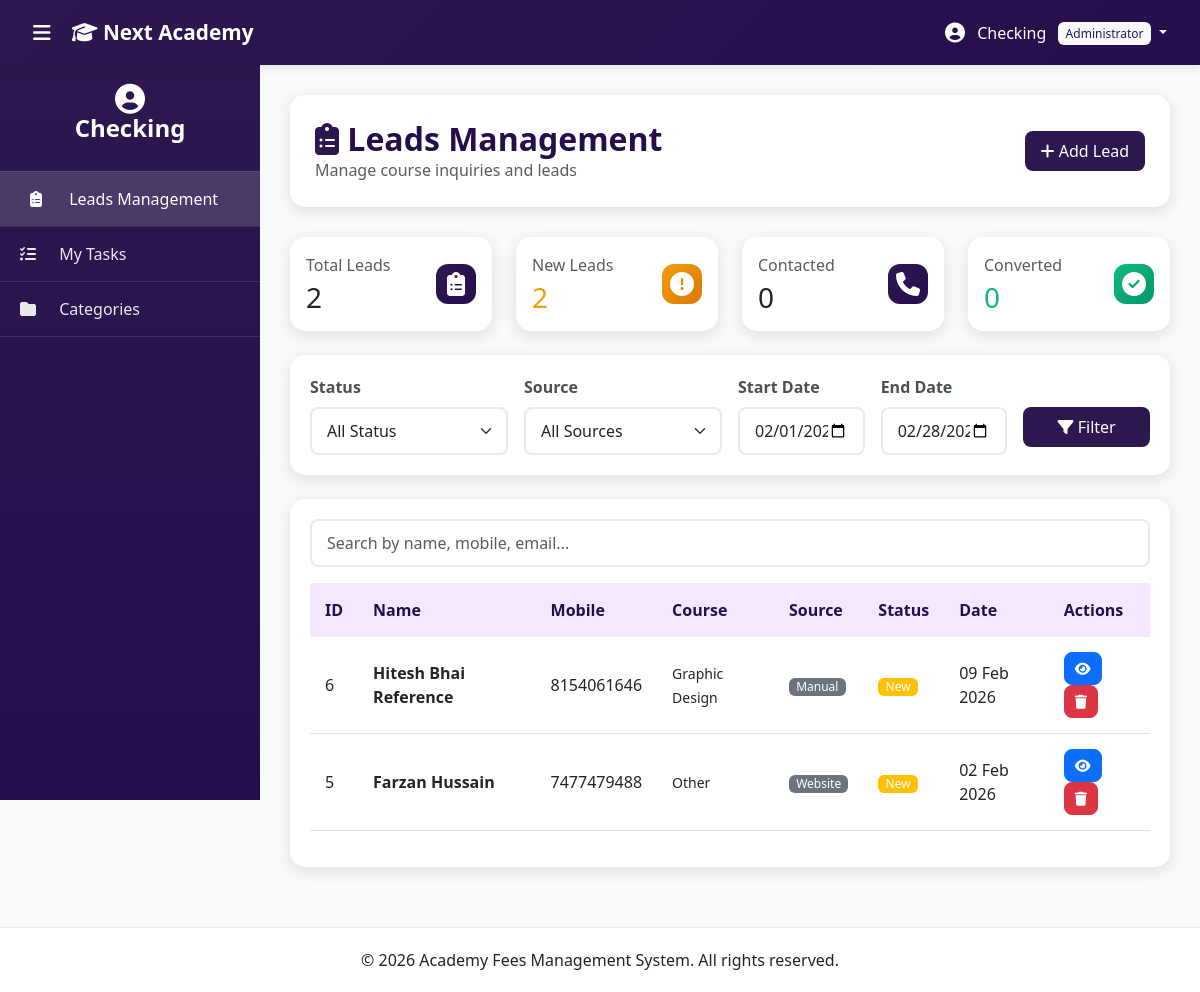
The page /admin/inquiries.php (signed in) on the database its author committed.
### tables this page shows
CREATE TABLE `inquiries` (
  `id` int(11) NOT NULL,
  `name` varchar(100) NOT NULL,
  `mobile` varchar(15) NOT NULL,
  `email` varchar(100) DEFAULT NULL,
  `course_interested` varchar(100) DEFAULT NULL,
  `message` text DEFAULT NULL,
  `source` enum('website','manual','phone','walkin','referral') DEFAULT 'website',
  `status` enum('new','contacted','followup','converted','closed') DEFAULT 'new',
  `assigned_to` int(11) DEFAULT NULL,
  `created_by` int(11) DEFAULT NULL,
  `created_at` timestamp NULL DEFAULT current_timestamp(),
  `updated_at` timestamp NULL DEFAULT current_timestamp() ON UPDATE current_timestamp()
);

### admin/inquiries.php (the view, shortened to what this page needs)
<?php
require_once './config/database.php';
$where = "1=1";
$inquiries = $conn->query("
    SELECT i.*, a.full_name as created_by_name
    FROM inquiries i
    LEFT JOIN admins a ON i.created_by = a.id
    WHERE $where
    ORDER BY i.created_at DESC
");
$stats = [];
$stats['total'] = $conn->query("SELECT COUNT(*) as count FROM inquiries")->fetch_assoc()['count'];
$stats['new'] = $conn->query("SELECT COUNT(*) as count FROM inquiries WHERE status = 'new'")->fetch_assoc()['count'];
$stats['contacted'] = $conn->query("SELECT COUNT(*) as count FROM inquiries WHERE status = 'contacted'")->fetch_assoc()['count'];
$stats['converted'] = $conn->query("SELECT COUNT(*) as count FROM inquiries WHERE status = 'converted'")->fetch_assoc()['count'];
include 'includes/header.php';
?>
<div class="page-header d-flex justify-content-between align-items-center">
    <div>
        <h2><i class="fas fa-clipboard-list text-purple"></i> Leads Management</h2>
        <p class="text-muted mb-0">Manage course inquiries and leads</p>
    </div>
    <button class="btn btn-purple" data-bs-toggle="modal" data-bs-target="#addInquiryModal">
        <i class="fas fa-plus"></i> Add Lead
    </button>
</div>
<div class="row g-4 mb-4">
    <div class="col-lg-3 col-md-6">
        <div class="card dashboard-card">
            <div class="card-body">
                <div class="d-flex justify-content-between align-items-center">
                    <div>
                        <p class="text-muted mb-1">Total Leads</p>
                        <h3 class="mb-0"><?php echo $stats['total']; ?></h3>
                    </div>
                    <div class="card-icon icon-purple">
                        <i class="fas fa-clipboard-list"></i>
                    </div>
                </div>
            </div>
        </div>
    </div>
    <div class="col-lg-3 col-md-6">
        <div class="card dashboard-card">
            <div class="card-body">
                <div class="d-flex justify-content-between align-items-center">
                    <div>
                        <p class="text-muted mb-1">New Leads</p>
                        <h3 class="mb-0 text-warning"><?php echo $stats['new']; ?></h3>
                    </div>
                    <div class="card-icon icon-warning">
                        <i class="fas fa-exclamation-circle"></i>
                    </div>
                </div>
            </div>
        </div>
    </div>
    <div class="col-lg-3 col-md-6">
        <div class="card dashboard-card">
            <div class="card-body">
                <div class="d-flex justify-content-between align-items-center">
                    <div>
                        <p class="text-muted mb-1">Contacted</p>
                        <h3 class="mb-0"><?php echo $stats['contacted']; ?></h3>
                    </div>
                    <div class="card-icon icon-purple">
                        <i class="fas fa-phone"></i>
                    </div>
                </div>
            </div>
        </div>
    </div>
    <div class="col-lg-3 col-md-6">
        <div class="card dashboard-card">
            <div class="card-body">
                <div class="d-flex justify-content-between align-items-center">
                    <div>
                        <p class="text-muted mb-1">Converted</p>
                        <h3 class="mb-0 text-success"><?php echo $stats['converted']; ?></h3>
                    </div>
                    <div class="card-icon icon-success">
                        <i class="fas fa-check-circle"></i>
                    </div>
                </div>
            </div>
        </div>
    </div>
</div>
<div class="table-card mb-4">
    <form method="GET" class="row g-3">
        <div class="col-md-3">
            <label class="form-label">Status</label>
            <select class="form-select" name="status">
                <option value="">All Status</option>
            </select>
        </div>
        <div class="col-md-3">
            <label class="form-label">Source</label>
            <select class="form-select" name="source">
                <option value="">All Sources</option>
            </select>
        </div>
        <div class="col-md-2">
            <label class="form-label">Start Date</label>
            <input type="date" class="form-control" name="start_date" value="<?php echo $start_date; ?>">
        </div>
        <div class="col-md-2">
            <label class="form-label">End Date</label>
            <input type="date" class="form-control" name="end_date" value="<?php echo $end_date; ?>">
        </div>
        <div class="col-md-2">
            <label class="form-label">&nbsp;</label>
            <button type="submit" class="btn btn-purple w-100"><i class="fas fa-filter"></i> Filter</button>
        </div>
    </form>
</div>
<div class="table-card">
    <div class="mb-3">
        <input type="text" class="form-control" id="searchInquiry" placeholder="Search by name, mobile, email...">
    </div>
    <div class="table-responsive">
        <table class="table table-hover" id="inquiriesTable">
            <thead>
                <tr>
                    <th>ID</th>
                    <th>Name</th>
                    <th>Mobile</th>
                    <th>Course</th>
                    <th>Source</th>
                    <th>Status</th>
                    <th>Date</th>
                    <th>Actions</th>
                </tr>
            </thead>
            <tbody>
                <?php
                $inquiries->data_seek(0);
                while ($inquiry = $inquiries->fetch_assoc()):
                    $status_class = 'secondary';
                    if ($inquiry['status'] === 'new') $status_class = 'warning';
                    $is_converted = $conn->query("SELECT id FROM students WHERE inquiry_id = {$inquiry['id']}")->num_rows > 0;
                ?>
                <tr onclick="window.location.href='inquiry_details.php?id=<?php echo $inquiry['id']; ?>'" style="cursor: pointer;">
                    <td><?php echo $inquiry['id']; ?></td>
                    <td><strong><?php echo htmlspecialchars($inquiry['name']); ?></strong></td>
                    <td><?php echo htmlspecialchars($inquiry['mobile']); ?></td>
                    <td><small><?php echo htmlspecialchars($inquiry['course_interested']); ?></small></td>
                    <td><span class="badge bg-secondary"><?php echo ucfirst($inquiry['source']); ?></span></td>
                    <td><span class="badge bg-<?php echo $status_class; ?>"><?php echo ucfirst($inquiry['status']); ?></span></td>
                    <td><?php echo date('d M Y', strtotime($inquiry['created_at'])); ?></td>
                    <td>
                        <a onclick="event.stopPropagation();" href="inquiry_details.php?id=<?php echo $inquiry['id']; ?>" class="btn btn-sm btn-primary">
                            <i class="fas fa-eye"></i>
                        </a>
                        <?php if (!$is_converted): ?>
                        <a onclick="event.stopPropagation();" href="?delete=<?php echo $inquiry['id']; ?>" class="btn btn-sm btn-danger" onclick="return confirm('Delete this inquiry?')">
                            <i class="fas fa-trash"></i>
                        </a>
                        <?php else: ?>
                        <button onclick="event.stopPropagation();" class="btn btn-sm btn-secondary" disabled title="Cannot delete converted inquiry">
                            <i class="fas fa-lock"></i>
                        </button>
                        <?php endif; ?>
                    </td>
                </tr>
                <?php endwhile; ?>
            </tbody>
        </table>
    </div>
</div>
<?php include 'includes/footer.php'; ?>

### admin/assets/css/style.css (style rules this page uses)
:root { --purple-primary: #2c184f; --purple-dark: #260e4c; --purple-light: #8e73e0; --purple-lighter: #d6b8f5; --purple-extra-light: #f3e8ff; --sidebar-width: 260px; --navbar-height: 65px; }
* { margin: 0; padding: 0; box-sizing: border-box; }
body { font-family: 'Segoe UI', Tahoma, Geneva, Verdana, sans-serif; background: #f8f9fa; overflow-x: hidden; }
.text-purple { color: var(--purple-primary) !important; }
.btn-purple { background: var(--purple-primary); color: white; border: none; }
.dashboard-card { border-radius: 15px; border: none; box-shadow: 0 4px 15px rgba(0, 0, 0, 0.1); transition: transform 0.3s, box-shadow 0.3s; overflow: hidden; }
.card-icon { width: 40px; height: 40px; border-radius: 12px; display: flex; align-items: center; justify-content: center; font-size: 24px; color: white; }
.icon-purple { background: linear-gradient(135deg, var(--purple-primary), var(--purple-dark)); }
.icon-success { background: linear-gradient(135deg, #10b981, #059669); }
.icon-warning { background: linear-gradient(135deg, #f59e0b, #d97706); }
.table-card { background: white; border-radius: 15px; padding: 20px; box-shadow: 0 4px 15px rgba(0, 0, 0, 0.1); }
.table thead th { background: var(--purple-extra-light); color: var(--purple-dark); font-weight: 600; border: none; padding: 15px; }
.table tbody td { padding: 15px; vertical-align: middle; }
.btn { border-radius: 8px; padding: 8px 16px; font-weight: 500; transition: all 0.3s; }
.btn-sm { padding: 5px 10px; font-size: 0.875rem; }
.badge { padding: 6px 12px; font-weight: 500; border-radius: 6px; }
.form-control, .form-select { border: 2px solid #e9ecef; border-radius: 8px; padding: 10px 15px; transition: all 0.3s; }
.form-label { font-weight: 600; color: #495057; margin-bottom: 8px; }
.page-header { background: white; border-radius: 15px; padding: 25px; margin-bottom: 30px; box-shadow: 0 4px 15px rgba(0, 0, 0, 0.1); }
.page-header h2 { color: var(--purple-dark); margin: 0; font-weight: 600; }
body { overflow-x: hidden; }
.badge { font-size: 0.75rem; padding: 0.25em 0.6em; }
.badge { font-weight: 500; }
.text-success { color: #10b981 !important; }
.text-warning { color: #f59e0b !important; }

### rows shown on the page
inquiries: id "6", name "Hitesh Bhai Reference", mobile "8154061646", course_interested "Graphic Design", source "Manual", status "New", created_at "09 Feb 2026"
inquiries: id "5", name "Farzan Hussain", mobile "7477479488", course_interested "Other", source "Website", status "New", created_at "02 Feb 2026"

### other values the page prints
$admin['name'] "Checking"
$admin['role'] "Administrator"
$stats['total'] "2"
$stats['new'] "2"
$stats['contacted'] "0"
$stats['converted'] "0"
